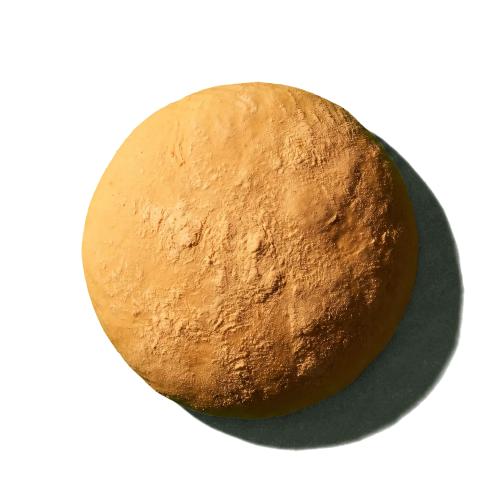
#> input picture assets/img/hero/dough-ball.webp, 1000 x 1000 px (shown at 1/2 size)
$ python -i remove_green_screen.py   (imports and definitions only)
#> lines starting #> are read from the running program, lines starting #| are printed output that depends on the picture
#> in process_key, img is the input picture: PIL image 1000x1000 RGBA; mean R, G, B, A 67.6, 48.6, 24.3, 105.7
#!/usr/bin/env python3
# -*- coding: utf-8 -*-
"""
remove_green_screen.py

Reads the raw Nano Banana renders from assets/img/hero/raw/ (each shot on a
solid pure chroma-key green background, #00FF00), removes the green
background, and writes clean transparent PNGs into assets/img/hero/ using
the final filenames the website's HTML expects.

The one exception is `hero-base-scene`, which is a normal finished
background photo (no green screen) -- it is only resized/re-compressed, not
keyed.

Usage:
    python scripts/remove_green_screen.py

Re-run any time new/updated raw files are dropped into assets/img/hero/raw/.
Safe to re-run repeatedly -- it always re-reads the raw source and
overwrites the matching output file.
"""

import sys
from pathlib import Path

import numpy as np
from PIL import Image, ImageFilter

# Windows' console defaults to a legacy codepage that can't print Arabic
# path characters (this project's folder name is Arabic) -- force UTF-8
# stdout so the summary printout never crashes on non-ASCII paths.
# [4 lines not run here, left out]

# ---------------------------------------------------------------------------
# Paths
# ---------------------------------------------------------------------------
PROJECT_ROOT = Path(__file__).resolve().parent.parent
RAW_DIR = PROJECT_ROOT / "assets" / "img" / "hero" / "raw"
OUT_DIR = PROJECT_ROOT / "assets" / "img" / "hero"

# ---------------------------------------------------------------------------
# Which raw file maps to which final output file, and how to process it.
#   "key"  -> chroma-key the green background out, save as transparent PNG
#   "copy" -> no green screen involved, just resize + re-encode
# ---------------------------------------------------------------------------
ASSET_MAP = {
    "dough-ball.jpeg":      {"out": "dough-ball.webp",     "mode": "key"},
    "dough-flat.jpeg":      {"out": "dough-flat.webp",     "mode": "key"},
    "sauce.jpeg":           {"out": "sauce-layer.webp",    "mode": "key"},
    "cheese.jpeg":          {"out": "cheese-layer.webp",   "mode": "key"},
    "salami.jpeg":          {"out": "salami-layer.webp",   "mode": "key"},
    "olives.jpeg":          {"out": "olives-layer.webp",   "mode": "key"},
    "oven-glow.jpeg":       {"out": "oven-glow.webp",      "mode": "key"},
    "pizza-baked.jpeg":     {"out": "pizza-baked.webp",    "mode": "key"},
    "hero-base-scene.jpeg": {"out": "hero-base-scene.jpg", "mode": "copy"},
}

# Chroma-key sensitivity. A pixel is considered "background green" once
# (G - max(R, B)) crosses LOW, and fully background once it crosses HIGH.
# Values between LOW and HIGH get a smooth, feathered alpha in between.
# LOW was lowered from 15 -> 4: the first pass left a visible green fringe
# on several cutouts (olives/salami/dough-ball especially) because pixels
# with only a mild green cast were still being kept fully opaque.
LOW_THRESHOLD = 4
HIGH_THRESHOLD = 55

# How much to pull green spill out of semi-transparent edge pixels
# (0 = no correction, 1 = fully desaturate the green tint on edges).
# Raised from 0.6 -> 1.0 (full desaturation) for the same reason.
SPILL_SUPPRESSION = 1.0

# Cap the longest side of exported cutout layers to keep file sizes
# reasonable for mobile, without visibly softening the detail. 1000px is
# still crisp for a disc rendered at roughly 400-500 CSS px on a retina
# phone screen.
MAX_LAYER_DIM = 1000

# WebP quality for the cutout layers (0-100). 82 keeps texture detail
# (flour, cheese melt, char) while cutting file size drastically vs PNG.
LAYER_WEBP_QUALITY = 82

# Cap the base scene's longest side (it is a portrait 9:16 shot).
MAX_BASE_SCENE_HEIGHT = 1920


def chroma_key(img: Image.Image) -> Image.Image:
    """Remove a solid green-screen background from `img`, returning RGBA."""
    rgb = img.convert("RGB")
    arr = np.asarray(rgb).astype(np.float32)
    r, g, b = arr[..., 0], arr[..., 1], arr[..., 2]
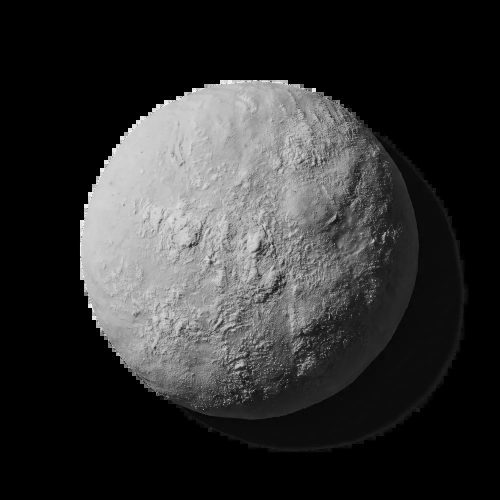
#> g: shape (1000, 1000) float32 (shown at 1/2 size); min 0, max 255, mean 48.6
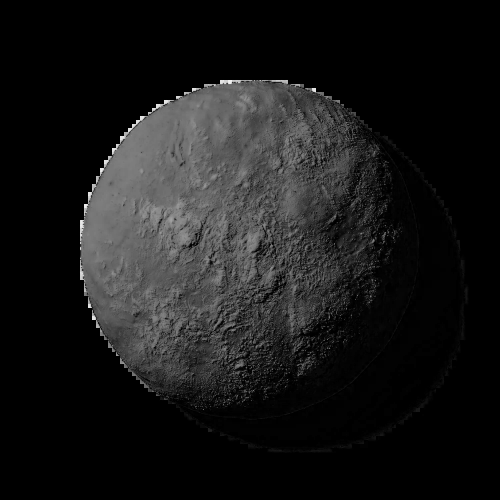
#> b: shape (1000, 1000) float32 (shown at 1/2 size); min 0, max 255, mean 24.3
    max_rb = np.maximum(r, b)
    diff = g - max_rb  # how much greener than red/blue this pixel is
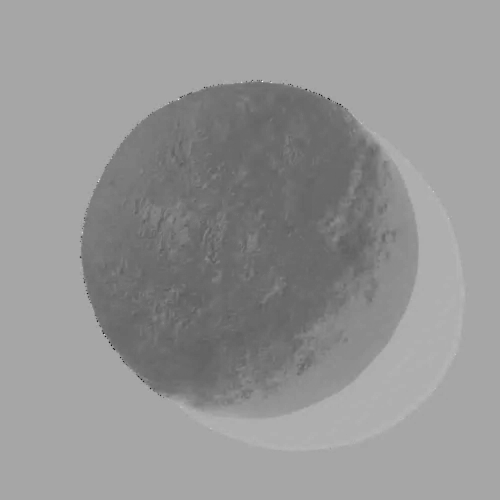
#> diff: shape (1000, 1000) float32 (shown at 1/2 size); min -187, max 99, mean -19; drawn with min black and max white

    # Feathered alpha: opaque below LOW, transparent above HIGH, linear ramp between.
    alpha = (HIGH_THRESHOLD - diff) / (HIGH_THRESHOLD - LOW_THRESHOLD)
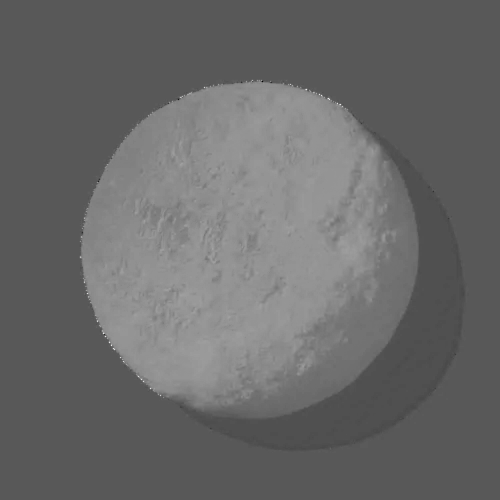
#> alpha: shape (1000, 1000) float32 (shown at 1/2 size); min -0.863, max 4.75, mean 1.45; drawn with min black and max white
    alpha = np.clip(alpha, 0.0, 1.0)
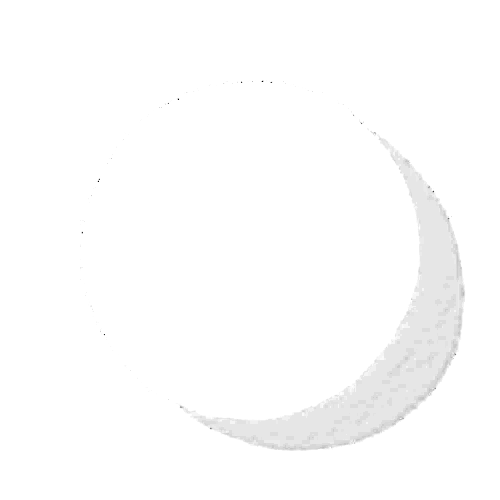
#> alpha: shape (1000, 1000) float32 (shown at 1/2 size); min 0, max 1, mean 0.992
    alpha = np.where(diff <= LOW_THRESHOLD, 1.0, alpha)
    alpha = np.where(diff >= HIGH_THRESHOLD, 0.0, alpha)

    # Green-spill suppression on the remaining semi-transparent edge pixels:
    # pull their green channel back toward max(R, B) proportionally, so no
    # green halo survives around the cutout's silhouette.
    spill_amount = np.clip(diff / HIGH_THRESHOLD, 0.0, 1.0) * SPILL_SUPPRESSION
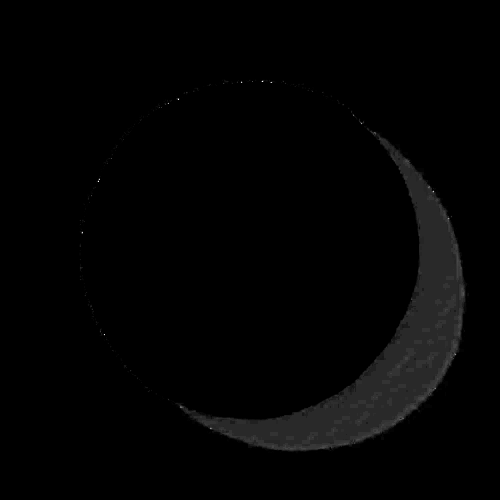
#> spill_amount: shape (1000, 1000) float32 (shown at 1/2 size); min 0, max 1, mean 0.0136
    g_corrected = g - spill_amount * (g - max_rb)
    g_final = np.where(diff > 0, g_corrected, g)

    rgba = np.dstack([r, g_final, b, alpha * 255.0])
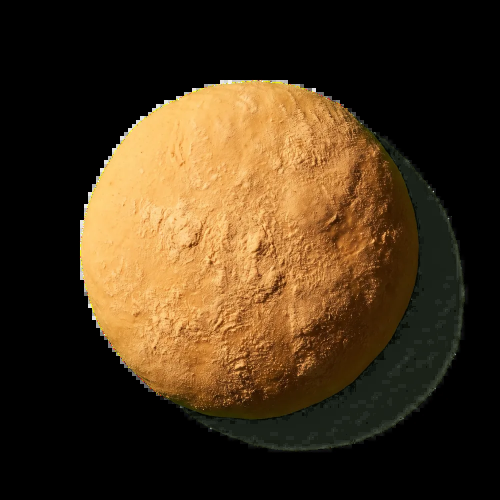
#> rgba: shape (1000, 1000, 4) float32 (shown at 1/2 size); mean of channels 0, 1, 2, 3 67.5, 48.5, 24.3, 253.5; transparent parts drawn white
    rgba = np.clip(rgba, 0, 255).astype(np.uint8)
    out = Image.fromarray(rgba, mode="RGBA")

    # Slightly shrink the alpha mask (kills stray green fringe pixels) then
    # blur it a touch so the cutout edge isn't jagged.
    alpha_channel = out.getchannel("A").filter(ImageFilter.MinFilter(5))
    alpha_channel = alpha_channel.filter(ImageFilter.GaussianBlur(0.8))
    out.putalpha(alpha_channel)
    return out


def resize_to_max(img: Image.Image, max_dim: int, by: str = "longest") -> Image.Image:
#> called with max_dim = 1000, by = 'longest'
    w, h = img.size
#> w = 1000; h = 1000
    current = max(w, h) if by == "longest" else h
#> current = 1000
    if current <= max_dim:
        return img
    scale = max_dim / float(current)
    new_size = (max(1, round(w * scale)), max(1, round(h * scale)))
    return img.resize(new_size, Image.LANCZOS)


def process_key(src: Path, dst: Path) -> None:
    img = Image.open(src)
    cutout = chroma_key(img)
    cutout = resize_to_max(cutout, MAX_LAYER_DIM, by="longest")
#> (the run stopped early here; a loop or call above may not have finished)
